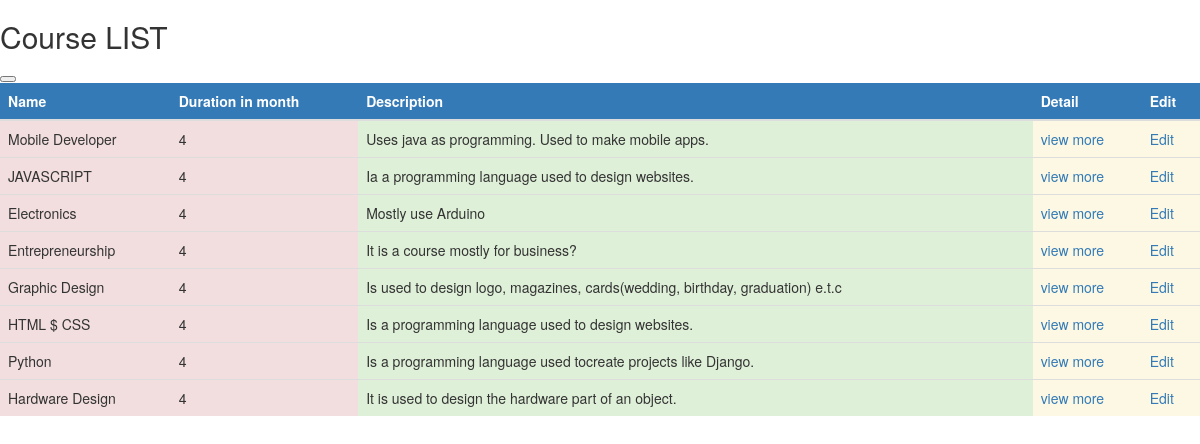
The page /course/list/ on the database its author committed.
### course/models.py (models this page shows, shortened)
class Course(models.Model):
	name = models.CharField(max_length=50)
	date_started = models.CharField(max_length=50)
	end_date = models.CharField(max_length=50)
	duration_in_month = models.IntegerField()
	description = models.TextField()
	teacher = models.ForeignKey(Teacher,null=True, on_delete=models.CASCADE)

### course/views.py (the view)
# urls.py: path("list/", list_courses, name="list_courses"),
def list_courses(request):
    courses = Course.objects.all()
    return render(request, "all_courses.html", {"courses":courses})

### course/templates/all_courses.html (shortened to what this page needs)
<!DOCTYPE html>
<html lang="en">
<head>
  <link rel="stylesheet" href="https://maxcdn.bootstrapcdn.com/bootstrap/3.4.0/css/bootstrap.min.css">
</head>
<body>
  <h2>Course LIST</h2>
  <button><a href="/course/add/"></a></button>
  <table class="table table-striped">
    <thead>
<tr>
<th class="bg-primary">Name</th>
<th class="bg-primary">Duration in month</th>
<th class="bg-primary">Description</th>
<th class="bg-primary">Detail</th>
<th class="bg-primary">Edit</th>
</tr>
{% for course in courses %}
<tr>
<td class="bg-danger">{{course.name}}</td>
<td class="bg-danger">{{course.duration_in_month}}</td>
<td class="bg-success">{{course.description}}</td>
<td class="bg-warning">
  <a href="/course/view/{{course.pk}}/">view more</a>
</td>
<td class="bg-warning">
  <a href="/course/edit/{{course.pk}}/">Edit</a>
</td>
{% endfor %}
</table>
</body>
</html>

### rows shown on the page
Course: name "Mobile Developer", duration_in_month "4", description "Uses java as programming. Used to make mobile apps."
Course: name "JAVASCRIPT", duration_in_month "4", description "Ia a programming language used to design websites."
Course: name "Electronics", duration_in_month "4", description "Mostly use Arduino"
Course: name "Entrepreneurship", duration_in_month "4", description "It is a course mostly for business?"
Course: name "Graphic Design", duration_in_month "4", description "Is used to design logo, magazines, cards(wedding, birthday, graduation) e.t.c"
Course: name "HTML $ CSS", duration_in_month "4", description "Is a programming language used to design websites."
Course: name "Python", duration_in_month "4", description "Is a programming language used tocreate projects like Django."
Course: name "Hardware Design", duration_in_month "4", description "It is used to design the hardware part of an object."
